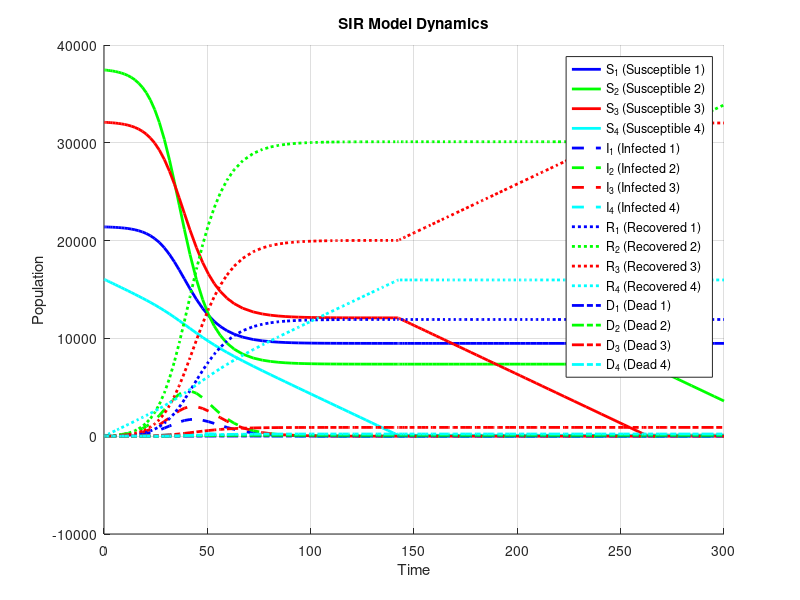

Write MATLAB code to recreate this figure.
% SIR Model
close all
clc
clear

% Define the system of ODEs in a separate file named myThreeODE.m
function dydt = myODE(t, y)
    S_1 = y(1);
    S_2 = y(2);
    S_3 = y(3);
    S_4 = y(4);
    I_1 = y(5);
    I_2 = y(6);
    I_3 = y(7);
    I_4 = y(8);
    R_1 = y(9);
    R_2 = y(10);
    R_3 = y(11);
    R_4 = y(12);
    D_1 = y(13);
    D_2 = y(14);
    D_3 = y(15);
    D_4 = y(16);
    beta_1 = 2.5e-6; % infection likelihood 2.8e-4*2.5
    beta_2 = 5e-6; %1.87e-5*2.5
    beta_3 = 3e-6; %9.35e-6*2.5
    beta_4 = 5e-7; % 4.67e-6*2.5
    gamma_1 = 0.9987/5; % recovery rate from Omega
    gamma_2 = 0.997/5;
    gamma_3 = 0.957/5;
    gamma_4 = 0.886/5;
    nat_death_1 = 0; %0.0015/365; % natural death rate
    nat_death_2 = 0; %0.0016/365;
    nat_death_3 = 0; %0.0076/365;
    nat_death_4 = 0;%0.0755/365;
    I = I_1 + I_2 + I_3 + I_4;
    V = 100;
    V_1 = 0;
    V_2 = 0;
    V_3 = 0;
    V_4 = 0;
    if S_4 > V
        V_4 = V;
    elseif S_3 > V
        V_3 = V;
    elseif S_2 > V
        V_2 = V;
    elseif S_1 > V
        V_1 = V;
    end
    dydt = [-1*beta_1*S_1 *(I)-1*nat_death_1*(S_1)-V_1;
        -1*beta_2*S_2 *(I)-1*nat_death_2*(S_2)-V_2;
        -1*beta_3*S_3 *(I)-1*nat_death_3*(S_3)-V_3;
        -1*beta_4*S_4 *(I)-1*nat_death_4*(S_4)-V_4;
        beta_1*I*S_1 - gamma_1*I_1 - nat_death_1*I_1; 
        beta_2*I*S_2 - gamma_2*I_2 - nat_death_2*I_2;
        beta_3*I*S_3 - gamma_3*I_3 - nat_death_3*I_3;
        beta_4*I*S_4 - gamma_4*I_4 - nat_death_4*I_4;
        gamma_1*I_1 - nat_death_1*R_1+V_1;
        gamma_2*I_2 - nat_death_2*R_2+V_2;
        gamma_3*I_3 - nat_death_3*R_3+V_3;
        gamma_4*I_4 - nat_death_4*R_4+V_4;
        nat_death_1*(S_1+I_1+R_1)+((1-gamma_1*5)/5)*I_1;
        nat_death_2*(S_2+I_2+R_2)+((1-gamma_2*5)/5)*I_2;
        nat_death_3*(S_3+I_3+R_3)+((1-gamma_3*5)/5)*I_3;
        nat_death_4*(S_4+I_4+R_4)+((1-gamma_4*5)/5)*I_4];
end

% Main script
tspan = [0 300];     % Time span
N = 107000;
y0 = [N*0.2; N*0.35; N*0.3; N*0.15; 25; 25; 25; 25; 0; 0; 0; 0; 0; 0; 0; 0];     % Initial conditions

% Solve the system of ODEs
[t, y] = ode23(@myODE, tspan, y0);

% Plot the results
figure;
hold on;
plot(t, y(:, 1), 'b','Linewidth',2, 'DisplayName', 'S_1 (Susceptible 1)');
plot(t, y(:, 2), 'g', 'Linewidth', 2, 'DisplayName', 'S_2 (Susceptible 2)');
plot(t, y(:, 3), 'r', 'Linewidth', 2, 'DisplayName', 'S_3 (Susceptible 3)');
plot(t, y(:, 4), 'c', 'Linewidth', 2, 'DisplayName', 'S_4 (Susceptible 4)');
plot(t, y(:, 5), 'b--', 'Linewidth', 2, 'DisplayName', 'I_1 (Infected 1)');
plot(t, y(:, 6), 'g--', 'Linewidth', 2, 'DisplayName', 'I_2 (Infected 2)');
plot(t, y(:, 7), 'r--', 'Linewidth', 2, 'DisplayName', 'I_3 (Infected 3)');
plot(t, y(:, 8), 'c--', 'Linewidth', 2, 'DisplayName', 'I_4 (Infected 4)');
plot(t, y(:, 9), 'b:', 'Linewidth', 2, 'DisplayName', 'R_1 (Recovered 1)');
plot(t, y(:, 10), 'g:', 'Linewidth', 2, 'DisplayName', 'R_2 (Recovered 2)');
plot(t, y(:, 11), 'r:', 'Linewidth', 2, 'DisplayName', 'R_3 (Recovered 3)');
plot(t, y(:, 12), 'c:', 'Linewidth', 2, 'DisplayName', 'R_4 (Recovered 4)');
plot(t, y(:, 13), 'b-.', 'Linewidth', 2, 'DisplayName', 'D_1 (Dead 1)');
plot(t, y(:, 14), 'g-.', 'Linewidth', 2, 'DisplayName', 'D_2 (Dead 2)');
plot(t, y(:, 15), 'r-.', 'Linewidth', 2, 'DisplayName', 'D_3 (Dead 3)');
plot(t, y(:, 16), 'c-.', 'Linewidth', 2, 'DisplayName', 'D_4 (Dead 4)');
hold off;

y(:, 16)

xlabel('Time');
ylabel('Population');
title('SIR Model Dynamics');
legend show;
grid on;

